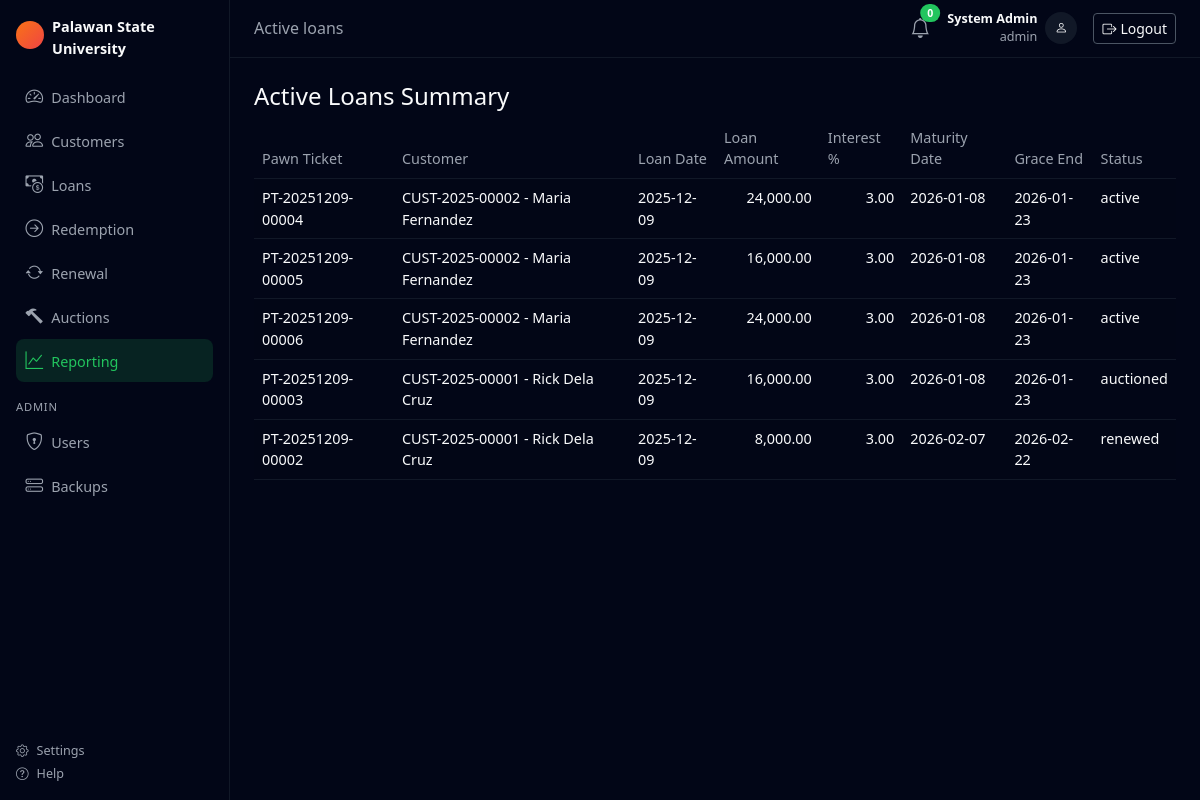
The app's page /public/reports/active_loans.php (signed in) with its own data.
### tables this page shows
CREATE TABLE `pawn_transactions` (
  `transaction_id` int(10) unsigned NOT NULL AUTO_INCREMENT,
  `pawn_ticket_number` varchar(30) NOT NULL,
  `customer_id` int(10) unsigned NOT NULL,
  `appraiser_id` int(10) unsigned NOT NULL,
  `transaction_date` date NOT NULL,
  `loan_amount` decimal(12,2) NOT NULL,
  `interest_rate` decimal(5,2) NOT NULL,
  `maturity_date` date NOT NULL,
  `grace_period_end` date NOT NULL,
  `status` enum('active','redeemed','renewed','expired','auctioned','sold','inventory') NOT NULL DEFAULT 'active',
  `created_at` datetime NOT NULL DEFAULT current_timestamp(),
  `updated_at` datetime NOT NULL DEFAULT current_timestamp() ON UPDATE current_timestamp(),
  PRIMARY KEY (`transaction_id`),
  UNIQUE KEY `pawn_ticket_number` (`pawn_ticket_number`),
  KEY `fk_pawn_appraiser` (`appraiser_id`),
  KEY `idx_pawn_customer` (`customer_id`),
  KEY `idx_pawn_status` (`status`),
  KEY `idx_pawn_maturity` (`maturity_date`),
  CONSTRAINT `fk_pawn_appraiser` FOREIGN KEY (`appraiser_id`) REFERENCES `users` (`user_id`),
  CONSTRAINT `fk_pawn_customer` FOREIGN KEY (`customer_id`) REFERENCES `customers` (`customer_id`)
);

### public/reports/active_loans.php (the view, shortened to what this page needs)
<?php
$db = (new Database())->getConnection();
$sql = "SELECT pt.*, c.customer_code,
               CONCAT(c.first_name,' ',c.last_name) AS customer_name
        FROM pawn_transactions pt
        JOIN customers c ON pt.customer_id = c.customer_id
        WHERE pt.status IN ('active','renewed','expired','auctioned')
        ORDER BY pt.maturity_date ASC";
$rows = $db->query($sql)->fetchAll();
require_once __DIR__ . '/../../includes/header.php';
require_once __DIR__ . '/../../includes/sidebar.php';
?>
<h4>Active Loans Summary</h4>
<table class="table table-striped" id="tblActive">
    <thead>
    <tr>
        <th>Pawn Ticket</th>
        <th>Customer</th>
        <th>Loan Date</th>
        <th>Loan Amount</th>
        <th>Interest %</th>
        <th>Maturity Date</th>
        <th>Grace End</th>
        <th>Status</th>
    </tr>
    </thead>
    <tbody>
    <?php foreach ($rows as $r): ?>
        <tr>
            <td><?php echo htmlspecialchars($r['pawn_ticket_number']); ?></td>
            <td><?php echo htmlspecialchars($r['customer_code'] . ' - ' . $r['customer_name']); ?></td>
            <td><?php echo htmlspecialchars($r['transaction_date']); ?></td>
            <td class="text-end"><?php echo number_format($r['loan_amount'], 2); ?></td>
            <td class="text-end"><?php echo number_format($r['interest_rate'], 2); ?></td>
            <td><?php echo htmlspecialchars($r['maturity_date']); ?></td>
            <td><?php echo htmlspecialchars($r['grace_period_end']); ?></td>
            <td><?php echo htmlspecialchars($r['status']); ?></td>
        </tr>
    <?php endforeach; ?>
    </tbody>
</table>
<?php require_once __DIR__ . '/../../includes/footer.php'; ?>

### public/assets/css/custom.css (style rules this page uses)
:root { --bg-main: #020617; --bg-sidebar: #020617; --bg-sidebar-hover: #111827; --bg-topbar: #020617; --bg-card: #020617; --text-light: #f9fafb; --text-muted: #9ca3af; --accent: #22c55e; --accent-soft: rgba(34, 197, 94, 0.15); }
body.bg-body-dark { background-color: var(--bg-main); color: var(--text-light); font-size: 0.9rem; }
body, .app-shell, .app-main, .app-content, .card, .table { color: var(--text-light); }
.table { background-color: #020617; color: var(--text-light); border-color: #111827; }
.table thead th { background-color: #020617; border-bottom: 1px solid #111827; color: var(--text-muted); font-weight: 500; }
.table tbody tr, .table tbody tr td { background-color: #020617; color: var(--text-light); border-color: #111827; }
.table-striped > tbody > tr:nth-of-type(odd), .table-striped > tbody > tr:nth-of-type(even), table.dataTable.stripe tbody tr.odd, table.dataTable.stripe tbody tr.even, table.dataTable.display tbody tr.odd, table.dataTable.display tbody tr.even { background-color: #020617; }

### records on screen
pawn_transactions: pawn_ticket_number "PT-20251209-00004", customer_name "CUST-2025-00002 - Maria Fernandez", transaction_date "2025-12-09", loan_amount "24,000.00", interest_rate "3.00", maturity_date "2026-01-08", grace_period_end "2026-01-23", status "active"
pawn_transactions: pawn_ticket_number "PT-20251209-00005", customer_name "CUST-2025-00002 - Maria Fernandez", transaction_date "2025-12-09", loan_amount "16,000.00", interest_rate "3.00", maturity_date "2026-01-08", grace_period_end "2026-01-23", status "active"
pawn_transactions: pawn_ticket_number "PT-20251209-00006", customer_name "CUST-2025-00002 - Maria Fernandez", transaction_date "2025-12-09", loan_amount "24,000.00", interest_rate "3.00", maturity_date "2026-01-08", grace_period_end "2026-01-23", status "active"
pawn_transactions: pawn_ticket_number "PT-20251209-00003", customer_name "CUST-2025-00001 - Rick Dela Cruz", transaction_date "2025-12-09", loan_amount "16,000.00", interest_rate "3.00", maturity_date "2026-01-08", grace_period_end "2026-01-23", status "auctioned"
pawn_transactions: pawn_ticket_number "PT-20251209-00002", customer_name "CUST-2025-00001 - Rick Dela Cruz", transaction_date "2025-12-09", loan_amount "8,000.00", interest_rate "3.00", maturity_date "2026-02-07", grace_period_end "2026-02-22", status "renewed"

### other values on screen
$title "Active loans"
$_SESSION['full_name'] "System Admin"
$role "admin"
